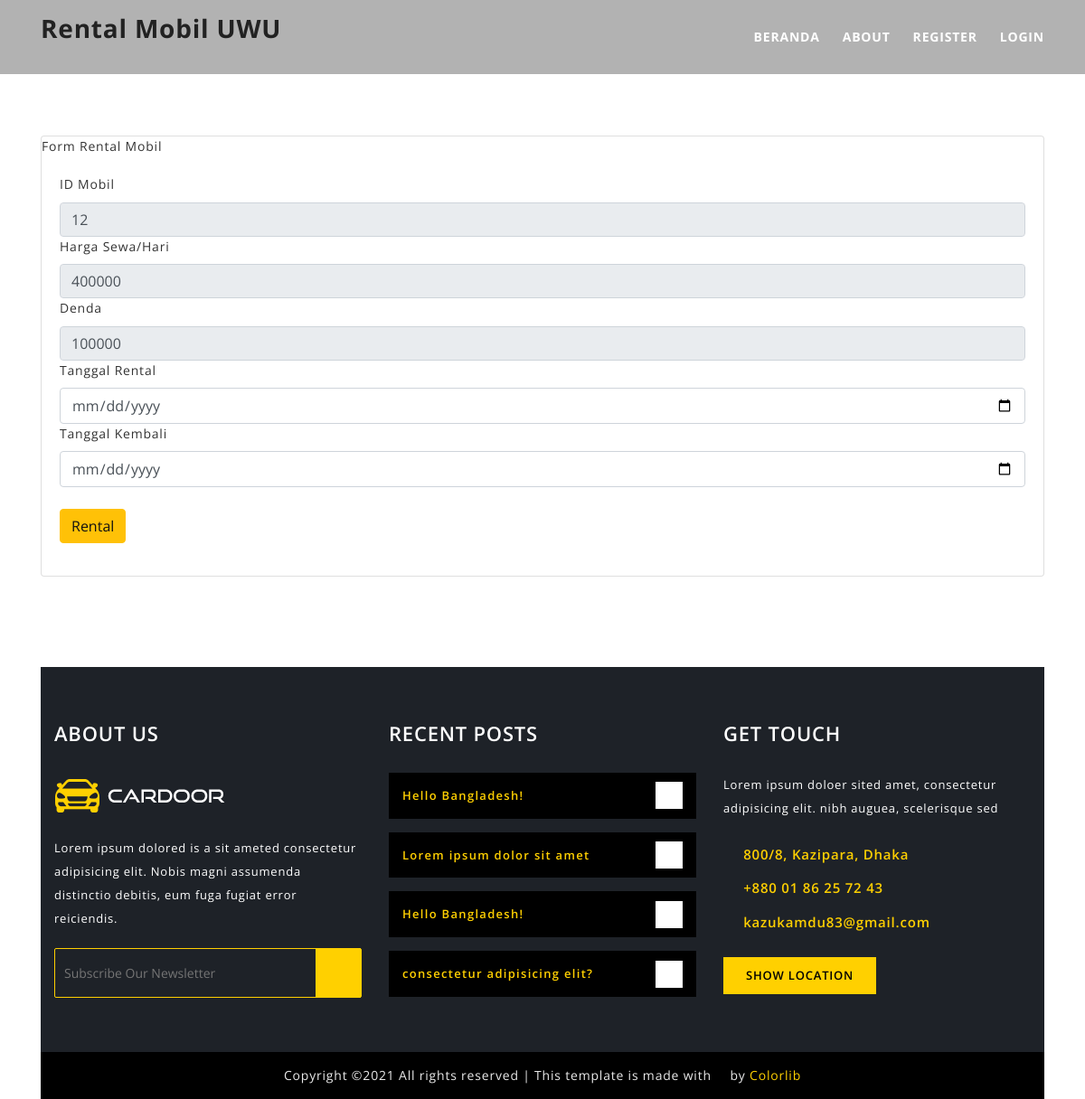
The page /index.php/customer/rental/tambah_rental/12 on the database its author committed.
### tables this page shows
CREATE TABLE `mobil` (
  `id_mobil` int(11) NOT NULL,
  `kode_type` varchar(120) NOT NULL,
  `merk` varchar(120) NOT NULL,
  `no_plat` varchar(20) NOT NULL,
  `warna` varchar(20) NOT NULL,
  `tahun` varchar(4) NOT NULL,
  `status` varchar(50) NOT NULL,
  `harga` int(11) NOT NULL,
  `denda` int(11) NOT NULL,
  `ac` int(11) NOT NULL,
  `supir` int(11) NOT NULL,
  `mp3_player` int(11) NOT NULL,
  `central_lock` int(11) NOT NULL,
  `gambar` varchar(255) NOT NULL
);

### application/controllers/customer/Rental.php (called while the page is built, shortened)
<?php
	class Rental extends CI_Controller
	{
		public function tambah_rental($id)
		{
			$data['detail'] = $this->rental_model->ambil_id_mobil($id);
			$this->load->view('templates_customer/header');
        	$this->load->view('customer/tambah_rental', $data);
        	$this->load->view('templates_customer/footer');
		}
	}
 ?>

### index.php (called while the page is built, shortened)
<?php
require_once BASEPATH.'core/CodeIgniter.php';

### application/models/Rental_model.php (called while the page is built, shortened)
<?php
	class Rental_model extends CI_Model
	{
		public function ambil_id_mobil($id){
			$hasil = $this->db->where('id_mobil', $id)->get('mobil');
			if($hasil->num_rows() > 0 ){
				return $hasil->result();
			}else{
				return false;
			}
		}
	}
 ?>

### application/views/customer/tambah_rental.php (the view)
<div class="container">
	<div class="card" style="margin-top: 150px; margin-bottom: 100px">
		<div class="card-head">
			Form Rental Mobil
		</div>
		<div class="card-body">
			<?php foreach($detail as $dt) : ?>
				<form method="POST" action="<?php echo base_url('customer/rental/tambah_rental_aksi') ?>">
					<div class="form-group">
						<div>
						<label>ID Mobil</label>
						<input type="text" class="form-control" name="id_mobil" value="<?php echo $dt->id_mobil ?>"readonly>
						</div>
						<div>
						<label>Harga Sewa/Hari</label>
						<input type="text" name="harga" class="form-control" value="<?php echo $dt->harga ?>" readonly>
					</div>
					<div>
						<label>Denda</label>
						<input type="text" name="denda" class="form-control" value="<?php echo $dt->denda ?>" readonly>
					</div>
					<div>
						<label>Tanggal Rental</label>
						<input type="date" name="tanggal_rental" class="form-control" >
					</div>
					<div>
						<label>Tanggal Kembali</label>
						<input type="date" name="tanggal_kembali" class="form-control">
					</div>
					<button type="submit" class="btn btn-warning mt-4">Rental</button>
				</form>
			<?php endforeach; ?>
		</div>
	</div>
</div>

### assets/assets_shop/css/style.css (style rules this page uses)
html, body, #slideslow-bg, #slideslow-bg div { height: 100%; }

### rows shown on the page
mobil: id_mobil "12", harga "400000", denda "100000"
